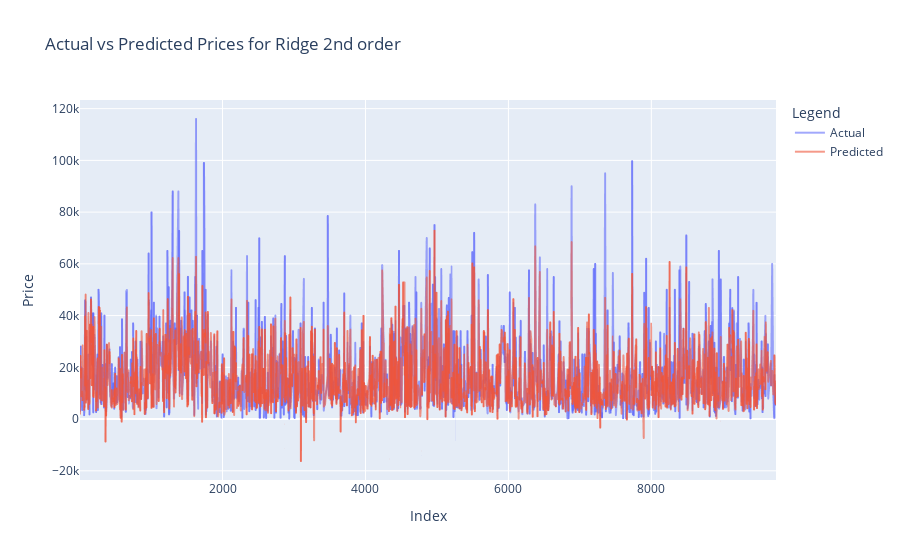

This figure's notebook cell:
### Code cell
#Plot the predicted vs actuals to understand the shape of the prediction model and see how it compares to the linear
ridge_plot_data = pd.DataFrame({
    'Index': y_val.index,
    'Actual': y_val,
    'Predicted': val_preds_ridge_2
})
ridge_plot_data = ridge_plot_data.sort_values(by='Index')

ridge_plot_data_subset = ridge_plot_data.head(2000)
fig3 = px.line(
    ridge_plot_data_subset,
    x = 'Index',
    y = ['Actual','Predicted'],
    labels = {'value':'Price','variable':'Legend'},
    title = 'Actual vs Predicted Prices for Ridge 2nd order'
)
fig3.update_traces(opacity = 0.6)
fig3.show()

### Figure 1 — Plotly figure (JSON) as saved in the notebook; plotly's stock layout.template omitted (floating-point values rounded to 4 significant figures; data arrays with more than 128 entries replaced by an {"elided": "..."} marker saying what was removed)
{"data": [{"hovertemplate": "Legend=Actual<br>Index=%{x}<br>Price=%{y}<extra></extra>", "legendgroup": "Actual", "line": {"color": "#636efa", "dash": "solid"}, "marker": {"symbol": "circle"}, "mode": "lines", "name": "Actual", "opacity": 0.6, "showlegend": true, "type": "scattergl", "x": {"elided": "2000 int values"}, "xaxis": "x", "y": {"elided": "2000 int values"}, "yaxis": "y"}, {"hovertemplate": "Legend=Predicted<br>Index=%{x}<br>Price=%{y}<extra></extra>", "legendgroup": "Predicted", "line": {"color": "#EF553B", "dash": "solid"}, "marker": {"symbol": "circle"}, "mode": "lines", "name": "Predicted", "opacity": 0.6, "showlegend": true, "type": "scattergl", "x": {"elided": "2000 int values"}, "xaxis": "x", "y": {"elided": "2000 float values"}, "yaxis": "y"}], "layout": {"autosize": true, "legend": {"title": {"text": "Legend"}, "tracegroupgap": 0}, "title": {"text": "Actual vs Predicted Prices for Ridge 2nd order"}, "xaxis": {"anchor": "y", "autorange": true, "domain": [0, 1], "range": [6, 9744], "title": {"text": "Index"}, "type": "linear"}, "yaxis": {"anchor": "x", "autorange": true, "domain": [0, 1], "range": [-23560.0, 123300.0], "title": {"text": "Price"}, "type": "linear"}}}
